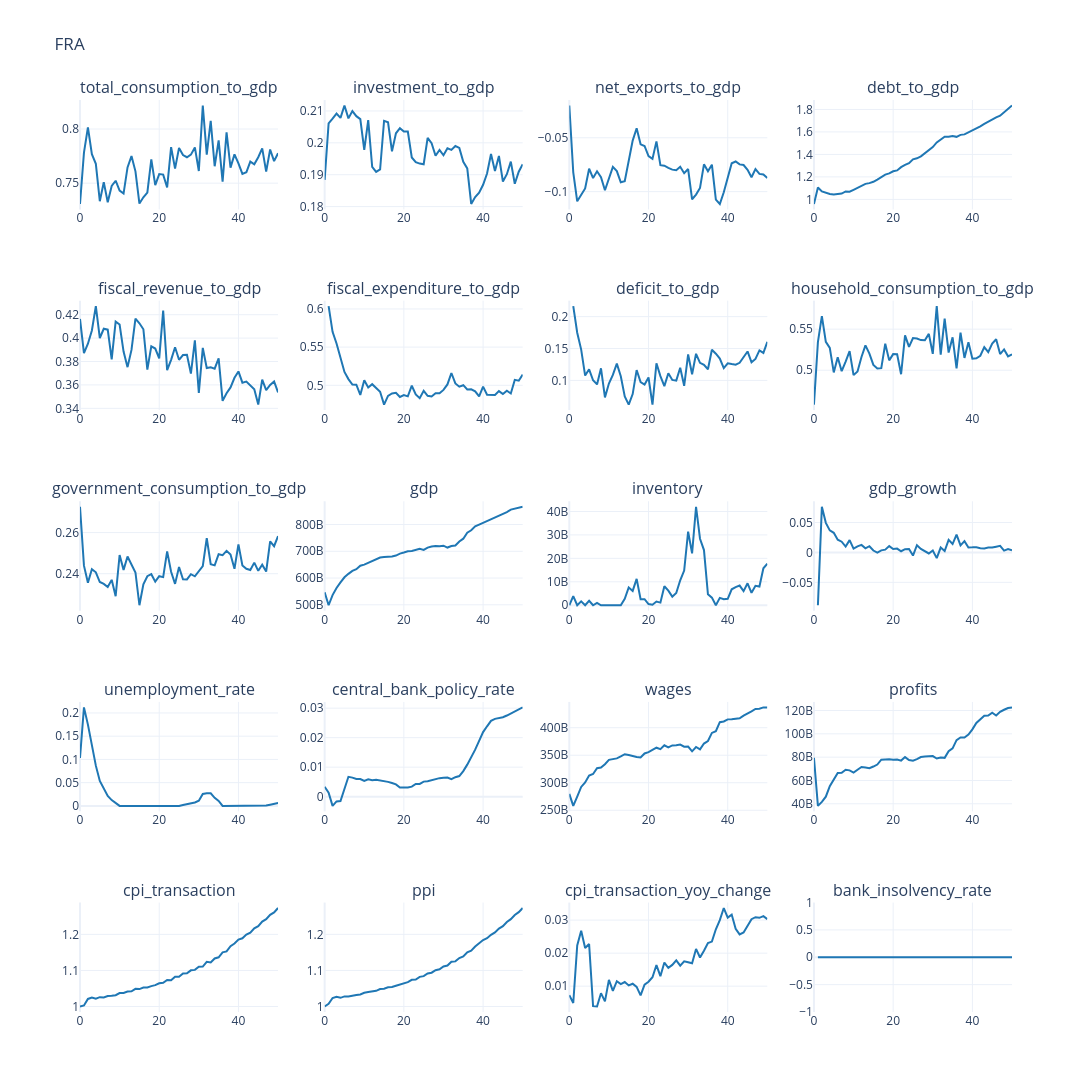

The notebook cell this image was saved under:
### Markdown cell above
### Core overview plots

### Code cell
plot_output(
    df=df_base[plot_columns],
    no_rows=5,
    no_cols=4,
    country_code=cfg.country_iso3,
    line_color="#1f77b4",
    **FIG_SIZE_BENCHMARK,
)
